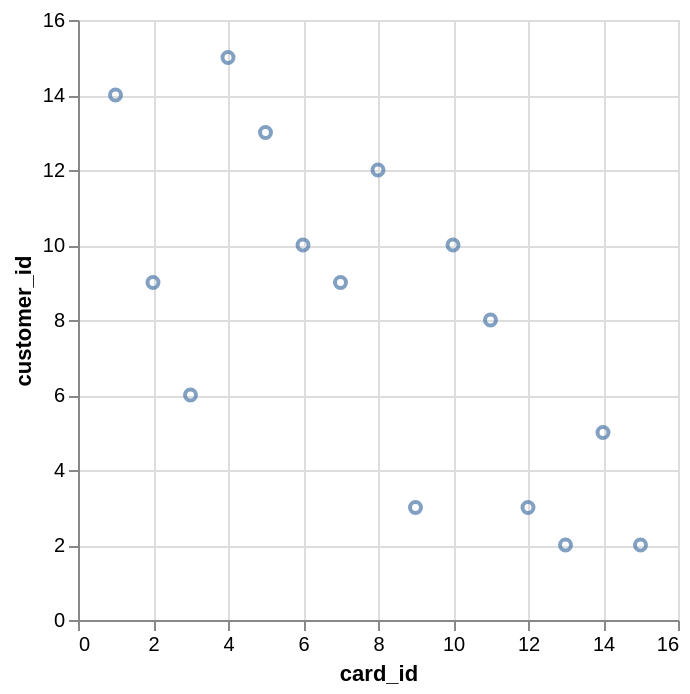

The specification (Vega-Lite) saved for this image:
### Vega-Lite specification from a JSON file in a GitHub repository (floating-point values rounded to 4 significant figures)
{"data": {"values": [{"x_data": 1, "y_data": 14}, {"x_data": 2, "y_data": 9}, {"x_data": 3, "y_data": 6}, {"x_data": 4, "y_data": 15}, {"x_data": 5, "y_data": 13}, {"x_data": 6, "y_data": 10}, {"x_data": 7, "y_data": 9}, {"x_data": 8, "y_data": 12}, {"x_data": 9, "y_data": 3}, {"x_data": 10, "y_data": 10}, {"x_data": 11, "y_data": 8}, {"x_data": 12, "y_data": 3}, {"x_data": 13, "y_data": 2}, {"x_data": 14, "y_data": 5}, {"x_data": 15, "y_data": 2}]}, "mark": "point", "encoding": {"x": {"field": "x_data", "type": "quantitative", "title": "card_id"}, "y": {"field": "y_data", "type": "quantitative", "title": "customer_id"}}}
